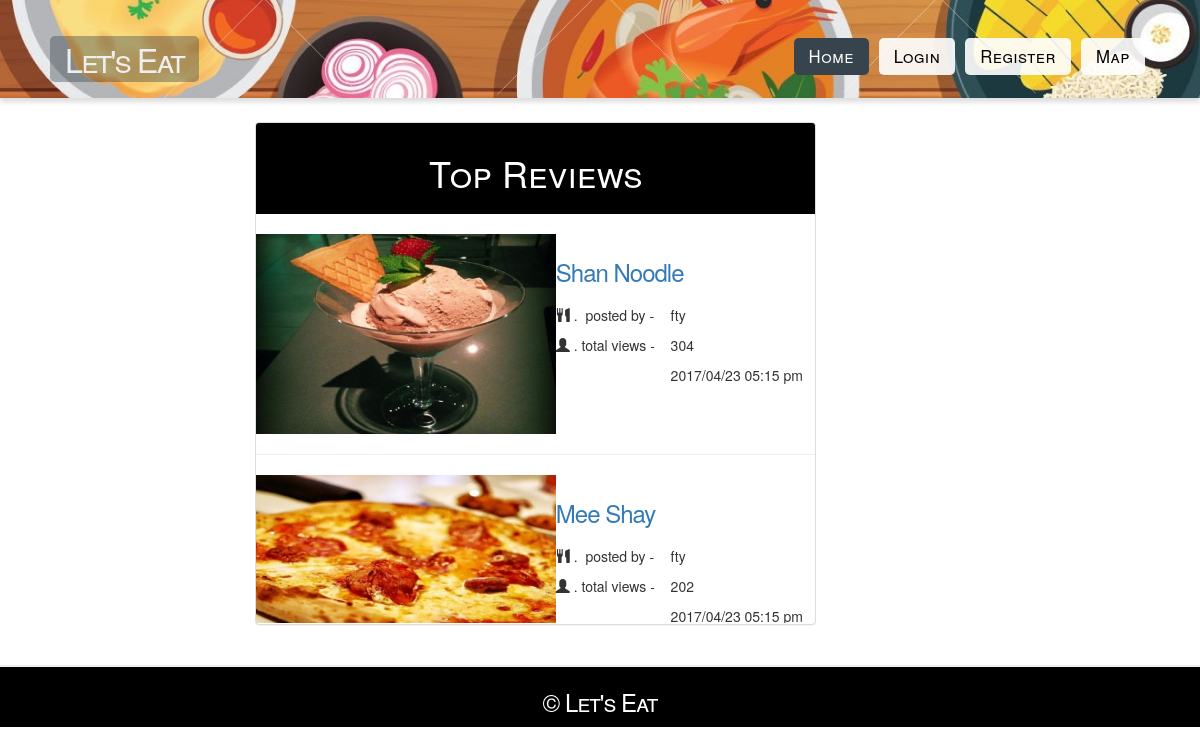
/fooddirectorysystem/index.php, run on the app's committed database.
### tables this page shows
CREATE TABLE IF NOT EXISTS `review` (
  `revid` varchar(30) NOT NULL,
  `t_rev` varchar(30) DEFAULT NULL,
  `b_rev` text,
  `photo` varchar(30) DEFAULT NULL,
  `revtime` datetime DEFAULT NULL,
  `stfid` varchar(30) DEFAULT NULL,
  `views` int(11) DEFAULT NULL
);

CREATE TABLE IF NOT EXISTS `staff` (
  `stfid` varchar(30) NOT NULL,
  `username` varchar(30) DEFAULT NULL,
  `password` varchar(50) DEFAULT NULL
);

### fooddirectorysystem/index.php (the view, shortened to what this page needs)
<?php
$sql = mysql_query("SELECT * FROM review r LEFT JOIN staff s
ON r.stfid=s.stfid ORDER BY views DESC");
?>
<!doctype html>
<html>
    <head>
        <link rel="stylesheet" href="css/styles.css" type="text/css" />
        <link rel="stylesheet" href="bootstrap/css/bootstrap.css" type="text/css" />
    </head>
    <body>
        <div id="container">
            <div class="header bg">
                <div class="width">
                    <h1 style="font-variant: small-caps;"><a href="index.php">Let's Eat</a></h1>
                    <div class="nav">
                        <ul class="sf-menu dropdown">
                            <li class="selected"><a href="index.php">Home</a></li>
                            <li><a href="login.php">Login</a></li>
                            <li><a href="register.php">Register</a></li>
                            <li><a href="map.php">Map</a></li>
                        </ul>
                    </div>
                </div>
            </div>
            <div class="content">
                <div id="content" class="two-column">
                        <div class="col-md-12">
                            <div>
                                <div class="panel panel-default" style="margin-left:15%; margin-right:15%;">
                                    <div class="row">
                                        <div class="col-md-12" style="height:500px;overflow-x:hidden;">
                                            <div class="panel-heading" style="background-color:black;color:white;">
                                                <h1 style="font-variant:small-caps;text-align:center">Top Reviews</h1>
                                            </div>
                                            <br/>
                                            <?php while($rev=mysql_fetch_assoc($sql)): ?>
                                                <div class="row">
                                                    <div class="col-md-6">
                                                        <img src="<?php echo $rev['photo'];?>" style="width:300px;height:200px;">
                                                    </div>
                                                    <div class="col-md-6">
                                                        <table class="table-condensed">
                                                            <tr>
                                                                <td colspan="2">
                                                                    <a href="guest_revdetail.php?rid=<?php echo $rev['revid']; ?>"
                                                                     style="text-decoration:none;border-bottom:none;">
                                                                        <h3><?php echo $rev['t_rev'];?></h3>
                                                                    </a>
                                                                </td>
                                                            </tr>
                                                            <tr>
                                                                <td>
                                                                    <span class="glyphicon glyphicon-cutlery"></span>
                                                                    .&nbsp;&nbsp;posted by -
                                                                </td>
                                                                <td>
                                                                    <?php echo $rev['username']; ?>
                                                                </td>
                                                            </tr>
                                                            <tr>
                                                                <td>
                                                                    <span class="glyphicon glyphicon-user"></span>
                                                                    .  total views -
                                                                </td>
                                                                <td>
                                                                    <?php echo $rev['views']; ?>
                                                                </td>
                                                            </tr>
                                                            <tr>
                                                                <td></td>
                                                                <td>
                                                                    <?php echo date('Y/m/d h:i a', strtotime($rev['revtime'])); ?>
                                                                </td>
                                                            </tr>
                                                        </table>
                                                    </div>
                                                </div>
                                                <hr>
                                            <?php endwhile; ?>
                                        </div>
                                        <div class="col-md-1"></div>
                                    </div>
                                </div>
                            </div>
                        </div>
                </div>
                </div>
            </div>
            <div class="footer">
                <div class="footer-bottom">
                    <p><h3 style="color:white; font-variant: small-caps;">&copy; Let's Eat</h3></p>
                </div>
            </div>
    </body>
</html>

### fooddirectorysystem/css/styles.css (style rules this page uses)
body { background: #fff; margin:0; padding:0; font-family: Arial, Helvetica, sans-serif; font-size: 1.0em; color: #666; font-weight: 300; }
* { margin:0; padding:0; }
table { width: 100%; text-align: left; }
th, td { padding: 10px 10px; }
p { line-height: 1.9em; margin-bottom: 20px; }
a { color: #1F3942; border-bottom: 1px solid #1F3942; text-decoration: none; }
h1 { color: #333; font-size: 2.7em; }
h3 { color: #6E8596; font-size: 1.9em; margin-bottom: 10px; font-weight: 300; letter-spacing: -1px; }
ul, ol { margin: 0 0 35px 35px; }
li { padding-bottom: 5px; }
.width { max-width: 1100px; margin: 0 auto; }
#container { background-color: #fff; width: auto; margin: 0 auto; }
.header { padding: 18px 0px 0px; margin: 0 auto; background: #0F1B1D; text-align: left; box-shadow: 0px 4px 5px #DDD; min-height: 98px; }
.header h1 { float: left; }
.header h1 a, .header h1 a:hover { color: #eee; font-size: 0.9em; padding: 0px 15px; border-radius: 5px; line-height: 1.0em; background-color: rgba(55, 68, 77, 0.4); letter-spacing: -2px; border-bottom: none; }
.nav { height: 80px; float: right; }
.nav ul { list-style: none; padding: 20px 0 0; margin: 0; height: 70px; text-align: left; }
.nav ul li { display: block; float: left; padding: 0px 5px; }
.nav ul li a { display: block; float: left; padding: 10px 15px; border-radius: 5px; background-color: rgba(255, 255, 255, 0.9); color: black; font-size: 1.2em; letter-spacing: 0; border-bottom: none; font-variant: small-caps; letter-spacing: 0.5px; }
.nav ul li.selected a { background-color: #37444D; color: #fff; }
.sf-menu, .sf-menu * { list-style: none; }
.sf-menu { line-height: 1.0; }
.sf-menu li { float: left; position: relative; }
.sf-menu a { display: block; position: relative; }
img { height: auto; }
#content { float: left; }
.content { min-height: 481px; margin-top: 2%; margin-left: 10%; }
.two-column { width: 77%; }
.footer { margin:20px auto 0; background: #222; border-top: 2px solid #eee; }
.footer p { text-align: left; color: #ccc; font-size: 0.9em; margin: 0; padding: 0; }
.footer .footer-bottom { padding: 2px; text-align: center; background-color: black; }
.footer .footer-bottom p { text-align: center; }
.footer .footer-bottom p, .footer .footer-bottom p a { color: #666; border-bottom-color: #666; }

### fooddirectorysystem/index.php (style rules this page uses)
.bg { background-image: url("images/back.jpg"); height: 14%; background-position: bottom; background-repeat: no-repeat; background-size: cover; }

### data on the page
review: photo (picture), t_rev "Shan Noodle", stfid.username "fty", views "304", revtime "2017/04/23 05:15 pm"
review: photo (picture), t_rev "Mee Shay", stfid.username "fty", views "202", revtime "2017/04/23 05:15 pm"
